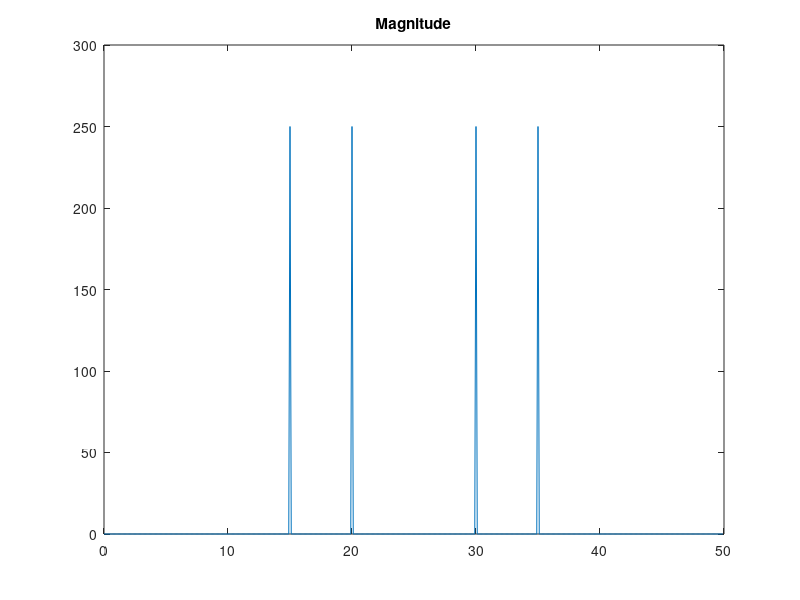

This figure's MATLAB source:
clear all;
close all;


t = 0:1/50:10-1/50;                     
x = sin(2*pi*15*t) + sin(2*pi*20*t);
plot(t,x)

y = fft(x);     
f = (0:length(y)-1)*50/length(y);

plot(f,abs(y))
title('Magnitude')